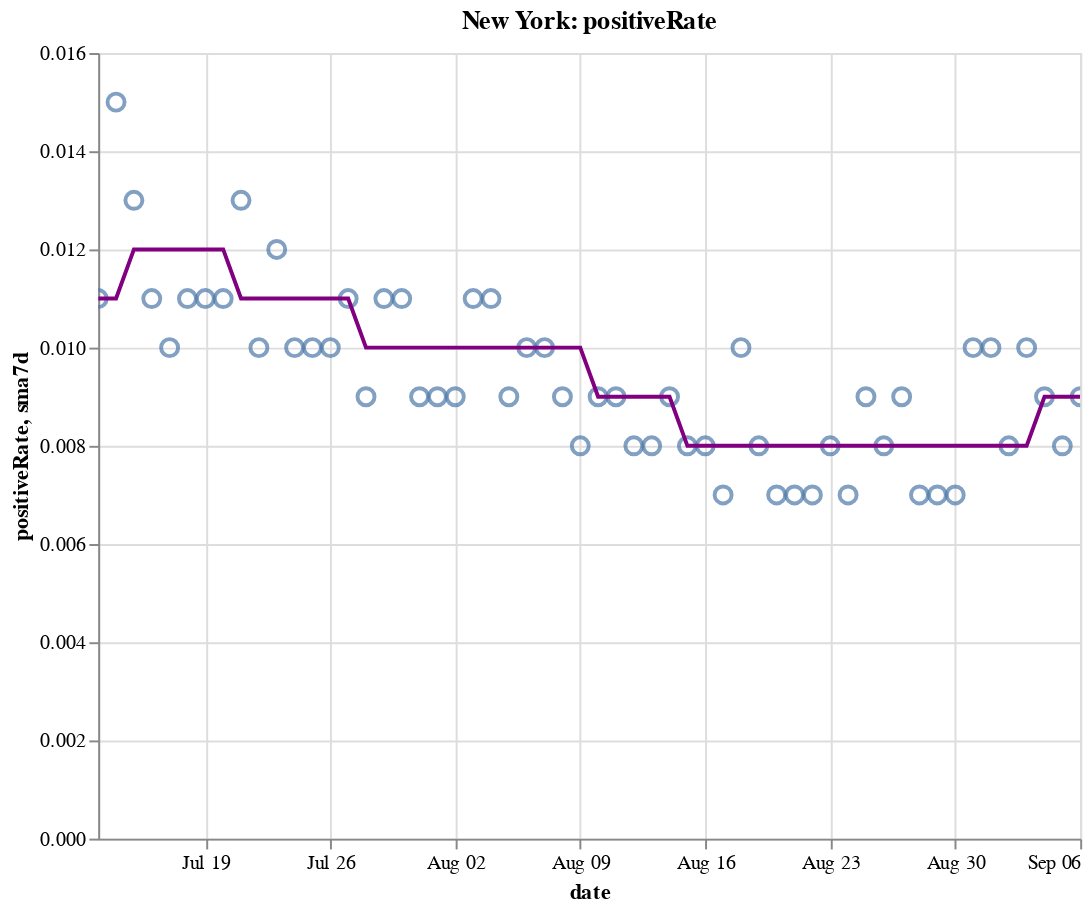

Here is the notebook cell this chart was saved with:
### Code cell
create_plot(ny, 'positiveRate')

### Figure 1 — Vega-Lite specification as saved in the notebook (floating-point values rounded to 4 significant figures)
{"config": {"view": {"continuousWidth": 400, "continuousHeight": 300}}, "layer": [{"layer": [{"mark": {"type": "point", "size": 75}, "encoding": {"tooltip": [{"type": "temporal", "field": "date"}, {"type": "quantitative", "field": "positiveRate"}, {"type": "quantitative", "field": "sma7d"}], "x": {"type": "temporal", "field": "date"}, "y": {"type": "quantitative", "field": "positiveRate"}}, "selection": {"selector010": {"type": "interval", "bind": "scales", "encodings": ["x", "y"]}}}, {"mark": {"type": "line", "color": "purple"}, "encoding": {"x": {"type": "temporal", "field": "date"}, "y": {"type": "quantitative", "field": "sma7d"}}}]}, {"mark": {"type": "rule", "color": "#aaa"}, "encoding": {"x": {"type": "temporal", "field": "date"}}, "transform": [{"filter": {"selection": "selector009"}}]}, {"mark": "circle", "encoding": {"opacity": {"condition": {"value": 1, "selection": "selector009"}, "value": 0}, "tooltip": [{"type": "temporal", "field": "date"}, {"type": "quantitative", "field": "positiveRate"}, {"type": "quantitative", "field": "sma7d"}], "x": {"type": "temporal", "field": "date"}, "y": {"type": "quantitative", "field": "positiveRate"}}, "selection": {"selector009": {"type": "single", "encodings": ["x"], "on": "mouseover", "nearest": true, "empty": "none"}}}, {"mark": {"type": "text", "align": "left", "dx": 5, "dy": -5, "stroke": "white", "strokeWidth": 2}, "encoding": {"text": {"type": "quantitative", "field": "positiveRate"}, "tooltip": [{"type": "temporal", "field": "date"}, {"type": "quantitative", "field": "positiveRate"}, {"type": "quantitative", "field": "sma7d"}], "x": {"type": "temporal", "field": "date"}, "y": {"type": "quantitative", "field": "positiveRate"}}, "transform": [{"filter": {"selection": "selector009"}}]}, {"mark": {"type": "text", "align": "left", "dx": 5, "dy": -5}, "encoding": {"text": {"type": "quantitative", "field": "positiveRate"}, "tooltip": [{"type": "temporal", "field": "date"}, {"type": "quantitative", "field": "positiveRate"}, {"type": "quantitative", "field": "sma7d"}], "x": {"type": "temporal", "field": "date"}, "y": {"type": "quantitative", "field": "positiveRate"}}, "transform": [{"filter": {"selection": "selector009"}}]}], "data": {"name": "data-9dbafcddda3a56f20be06d4b77c61c0f"}, "height": 400, "title": "New York: positiveRate", "width": 500, "$schema": "https://vega.github.io/schema/vega-lite/v4.8.1.json", "datasets": {"data-9dbafcddda3a56f20be06d4b77c61c0f": [{"date": "2020-07-13T00:00:00", "totalTestResultsIncrease": 51690.0, "positiveIncrease": 557.0, "death": 24990.0, "deathIncrease": 10.0, "positiveRate": 0.011, "state": "New York", "sma7d": 0.011}, {"date": "2020-07-14T00:00:00", "totalTestResultsIncrease": 60040.0, "positiveIncrease": 912.0, "death": 24990.0, "deathIncrease": 5.0, "positiveRate": 0.015, "state": "New York", "sma7d": 0.011}, {"date": "2020-07-15T00:00:00", "totalTestResultsIncrease": 63600.0, "positiveIncrease": 831.0, "death": 25000.0, "deathIncrease": 9.0, "positiveRate": 0.013, "state": "New York", "sma7d": 0.012}, {"date": "2020-07-16T00:00:00", "totalTestResultsIncrease": 72680.0, "positiveIncrease": 769.0, "death": 25010.0, "deathIncrease": 11.0, "positiveRate": 0.011, "state": "New York", "sma7d": 0.012}, {"date": "2020-07-17T00:00:00", "totalTestResultsIncrease": 78240.0, "positiveIncrease": 776.0, "death": 25020.0, "deathIncrease": 10.0, "positiveRate": 0.01, "state": "New York", "sma7d": 0.012}, {"date": "2020-07-18T00:00:00", "totalTestResultsIncrease": 69820.0, "positiveIncrease": 754.0, "death": 25040.0, "deathIncrease": 11.0, "positiveRate": 0.011, "state": "New York", "sma7d": 0.012}, {"date": "2020-07-19T00:00:00", "totalTestResultsIncrease": 46200.0, "positiveIncrease": 502.0, "death": 25050.0, "deathIncrease": 13.0, "positiveRate": 0.011, "state": "New York", "sma7d": 0.012}, {"date": "2020-07-20T00:00:00", "totalTestResultsIncrease": 49340.0, "positiveIncrease": 519.0, "death": 25060.0, "deathIncrease": 8.0, "positiveRate": 0.011, "state": "New York", "sma7d": 0.012}, {"date": "2020-07-21T00:00:00", "totalTestResultsIncrease": 66170.0, "positiveIncrease": 855.0, "death": 25060.0, "deathIncrease": 2.0, "positiveRate": 0.013, "state": "New York", "sma7d": 0.011}, {"date": "2020-07-22T00:00:00", "totalTestResultsIncrease": 67660.0, "positiveIncrease": 705.0, "death": 25070.0, "deathIncrease": 10.0, "positiveRate": 0.01, "state": "New York", "sma7d": 0.011}, {"date": "2020-07-23T00:00:00", "totalTestResultsIncrease": 69700.0, "positiveIncrease": 811.0, "death": 25080.0, "deathIncrease": 13.0, "positiveRate": 0.012, "state": "New York", "sma7d": 0.011}, {"date": "2020-07-24T00:00:00", "totalTestResultsIncrease": 76510.0, "positiveIncrease": 753.0, "death": 25090.0, "deathIncrease": 9.0, "positiveRate": 0.01, "state": "New York", "sma7d": 0.011}, {"date": "2020-07-25T00:00:00", "totalTestResultsIncrease": 71470.0, "positiveIncrease": 750.0, "death": 25100.0, "deathIncrease": 13.0, "positiveRate": 0.01, "state": "New York", "sma7d": 0.011}, {"date": "2020-07-26T00:00:00", "totalTestResultsIncrease": 53570.0, "positiveIncrease": 536.0, "death": 25110.0, "deathIncrease": 3.0, "positiveRate": 0.01, "state": "New York", "sma7d": 0.011}, {"date": "2020-07-27T00:00:00", "totalTestResultsIncrease": 57270.0, "positiveIncrease": 608.0, "death": 25120.0, "deathIncrease": 11.0, "positiveRate": 0.011, "state": "New York", "sma7d": 0.011}, {"date": "2020-07-28T00:00:00", "totalTestResultsIncrease": 57400.0, "positiveIncrease": 534.0, "death": 25130.0, "deathIncrease": 9.0, "positiveRate": 0.009, "state": "New York", "sma7d": 0.01}, {"date": "2020-07-29T00:00:00", "totalTestResultsIncrease": 62280.0, "positiveIncrease": 715.0, "death": 25130.0, "deathIncrease": 6.0, "positiveRate": 0.011, "state": "New York", "sma7d": 0.01}, {"date": "2020-07-30T00:00:00", "totalTestResultsIncrease": 73550.0, "positiveIncrease": 777.0, "death": 25140.0, "deathIncrease": 13.0, "positiveRate": 0.011, "state": "New York", "sma7d": 0.01}, {"date": "2020-07-31T00:00:00", "totalTestResultsIncrease": 68870.0, "positiveIncrease": 644.0, "death": 25150.0, "deathIncrease": 5.0, "positiveRate": 0.009, "state": "New York", "sma7d": 0.01}, {"date": "2020-08-01T00:00:00", "totalTestResultsIncrease": 82740.0, "positiveIncrease": 753.0, "death": 25160.0, "deathIncrease": 14.0, "positiveRate": 0.009, "state": "New York", "sma7d": 0.01}, {"date": "2020-08-02T00:00:00", "totalTestResultsIncrease": 58960.0, "positiveIncrease": 531.0, "death": 25170.0, "deathIncrease": 6.0, "positiveRate": 0.009, "state": "New York", "sma7d": 0.01}, {"date": "2020-08-03T00:00:00", "totalTestResultsIncrease": 51840.0, "positiveIncrease": 545.0, "death": 25170.0, "deathIncrease": 2.0, "positiveRate": 0.011, "state": "New York", "sma7d": 0.01}, {"date": "2020-08-04T00:00:00", "totalTestResultsIncrease": 70990.0, "positiveIncrease": 746.0, "death": 25180.0, "deathIncrease": 3.0, "positiveRate": 0.011, "state": "New York", "sma7d": 0.01}, {"date": "2020-08-05T00:00:00", "totalTestResultsIncrease": 72670.0, "positiveIncrease": 636.0, "death": 25180.0, "deathIncrease": 4.0, "positiveRate": 0.009, "state": "New York", "sma7d": 0.01}, {"date": "2020-08-06T00:00:00", "totalTestResultsIncrease": 72370.0, "positiveIncrease": 703.0, "death": 25180.0, "deathIncrease": 6.0, "positiveRate": 0.01, "state": "New York", "sma7d": 0.01}, {"date": "2020-08-07T00:00:00", "totalTestResultsIncrease": 70170.0, "positiveIncrease": 714.0, "death": 25190.0, "deathIncrease": 5.0, "positiveRate": 0.01, "state": "New York", "sma7d": 0.01}, {"date": "2020-08-08T00:00:00", "totalTestResultsIncrease": 74860.0, "positiveIncrease": 703.0, "death": 25200.0, "deathIncrease": 5.0, "positiveRate": 0.009, "state": "New York", "sma7d": 0.01}, {"date": "2020-08-09T00:00:00", "totalTestResultsIncrease": 65810.0, "positiveIncrease": 515.0, "death": 25200.0, "deathIncrease": 7.0, "positiveRate": 0.008, "state": "New York", "sma7d": 0.01}, {"date": "2020-08-10T00:00:00", "totalTestResultsIncrease": 54000.0, "positiveIncrease": 476.0, "death": 25200.0, "deathIncrease": 2.0, "positiveRate": 0.009, "state": "New York", "sma7d": 0.009}, {"date": "2020-08-11T00:00:00", "totalTestResultsIncrease": 77060.0, "positiveIncrease": 667.0, "death": 25210.0, "deathIncrease": 7.0, "positiveRate": 0.009, "state": "New York", "sma7d": 0.009}, {"date": "2020-08-12T00:00:00", "totalTestResultsIncrease": 87780.0, "positiveIncrease": 700.0, "death": 25220.0, "deathIncrease": 7.0, "positiveRate": 0.008, "state": "New York", "sma7d": 0.009}, {"date": "2020-08-13T00:00:00", "totalTestResultsIncrease": 87900.0, "positiveIncrease": 737.0, "death": 25230.0, "deathIncrease": 10.0, "positiveRate": 0.008, "state": "New York", "sma7d": 0.009}, {"date": "2020-08-14T00:00:00", "totalTestResultsIncrease": 85460.0, "positiveIncrease": 727.0, "death": 25230.0, "deathIncrease": 4.0, "positiveRate": 0.009, "state": "New York", "sma7d": 0.009}, {"date": "2020-08-15T00:00:00", "totalTestResultsIncrease": 88670.0, "positiveIncrease": 734.0, "death": 25240.0, "deathIncrease": 12.0, "positiveRate": 0.008, "state": "New York", "sma7d": 0.008}, {"date": "2020-08-16T00:00:00", "totalTestResultsIncrease": 77690.0, "positiveIncrease": 607.0, "death": 25250.0, "deathIncrease": 6.0, "positiveRate": 0.008, "state": "New York", "sma7d": 0.008}, {"date": "2020-08-17T00:00:00", "totalTestResultsIncrease": 56890.0, "positiveIncrease": 408.0, "death": 25260.0, "deathIncrease": 6.0, "positiveRate": 0.007, "state": "New York", "sma7d": 0.008}, {"date": "2020-08-18T00:00:00", "totalTestResultsIncrease": 66890.0, "positiveIncrease": 655.0, "death": 25260.0, "deathIncrease": 8.0, "positiveRate": 0.01, "state": "New York", "sma7d": 0.008}, {"date": "2020-08-19T00:00:00", "totalTestResultsIncrease": 80420.0, "positiveIncrease": 631.0, "death": 25270.0, "deathIncrease": 6.0, "positiveRate": 0.008, "state": "New York", "sma7d": 0.008}, {"date": "2020-08-20T00:00:00", "totalTestResultsIncrease": 80980.0, "positiveIncrease": 601.0, "death": 25280.0, "deathIncrease": 5.0, "positiveRate": 0.007, "state": "New York", "sma7d": 0.008}, {"date": "2020-08-21T00:00:00", "totalTestResultsIncrease": 98880.0, "positiveIncrease": 709.0, "death": 25280.0, "deathIncrease": 3.0, "positiveRate": 0.007, "state": "New York", "sma7d": 0.008}, {"date": "2020-08-22T00:00:00", "totalTestResultsIncrease": 94850.0, "positiveIncrease": 653.0, "death": 25280.0, "deathIncrease": 4.0, "positiveRate": 0.007, "state": "New York", "sma7d": 0.008}, {"date": "2020-08-23T00:00:00", "totalTestResultsIncrease": 74040.0, "positiveIncrease": 572.0, "death": 25290.0, "deathIncrease": 6.0, "positiveRate": 0.008, "state": "New York", "sma7d": 0.008}, {"date": "2020-08-24T00:00:00", "totalTestResultsIncrease": 62030.0, "positiveIncrease": 408.0, "death": 25300.0, "deathIncrease": 7.0, "positiveRate": 0.007, "state": "New York", "sma7d": 0.008}, {"date": "2020-08-25T00:00:00", "totalTestResultsIncrease": 67260.0, "positiveIncrease": 629.0, "death": 25300.0, "deathIncrease": 2.0, "positiveRate": 0.009, "state": "New York", "sma7d": 0.008}, {"date": "2020-08-26T00:00:00", "totalTestResultsIncrease": 71190.0, "positiveIncrease": 566.0, "death": 25300.0, "deathIncrease": 8.0, "positiveRate": 0.008, "state": "New York", "sma7d": 0.008}, {"date": "2020-08-27T00:00:00", "totalTestResultsIncrease": 83440.0, "positiveIncrease": 791.0, "death": 25310.0, "deathIncrease": 4.0, "positiveRate": 0.009, "state": "New York", "sma7d": 0.008}, {"date": "2020-08-28T00:00:00", "totalTestResultsIncrease": 97830.0, "positiveIncrease": 636.0, "death": 25310.0, "deathIncrease": 3.0, "positiveRate": 0.007, "state": "New York", "sma7d": 0.008}, {"date": "2020-08-29T00:00:00", "totalTestResultsIncrease": 93870.0, "positiveIncrease": 635.0, "death": 25320.0, "deathIncrease": 7.0, "positiveRate": 0.007, "state": "New York", "sma7d": 0.008}, {"date": "2020-08-30T00:00:00", "totalTestResultsIncrease": 100000.0, "positiveIncrease": 698.0, "death": 25330.0, "deathIncrease": 8.0, "positiveRate": 0.007, "state": "New York", "sma7d": 0.008}, {"date": "2020-08-31T00:00:00", "totalTestResultsIncrease": 66240.0, "positiveIncrease": 656.0, "death": 25330.0, "deathIncrease": 1.0, "positiveRate": 0.01, "state": "New York", "sma7d": 0.008}, {"date": "2020-09-01T00:00:00", "totalTestResultsIncrease": 77000.0, "positiveIncrease": 754.0, "death": 25330.0, "deathIncrease": 3.0, "positiveRate": 0.01, "state": "New York", "sma7d": 0.008}, {"date": "2020-09-02T00:00:00", "totalTestResultsIncrease": 88450.0, "positiveIncrease": 708.0, "death": 25340.0, "deathIncrease": 5.0, "positiveRate": 0.008, "state": "New York", "sma7d": 0.008}, {"date": "2020-09-03T00:00:00", "totalTestResultsIncrease": 88980.0, "positiveIncrease": 889.0, "death": 25340.0, "deathIncrease": 7.0, "positiveRate": 0.01, "state": "New York", "sma7d": 0.008}, {"date": "2020-09-04T00:00:00", "totalTestResultsIncrease": 93400.0, "positiveIncrease": 864.0, "death": 25350.0, "deathIncrease": 5.0, "positiveRate": 0.009, "state": "New York", "sma7d": 0.009}, {"date": "2020-09-05T00:00:00", "totalTestResultsIncrease": 99760.0, "positiveIncrease": 801.0, "death": 25350.0, "deathIncrease": 2.0, "positiveRate": 0.008, "state": "New York", "sma7d": 0.009}, {"date": "2020-09-06T00:00:00", "totalTestResultsIncrease": 85630.0, "positiveIncrease": 729.0, "death": 25360.0, "deathIncrease": 9.0, "positiveRate": 0.009, "state": "New York", "sma7d": 0.009}]}}
